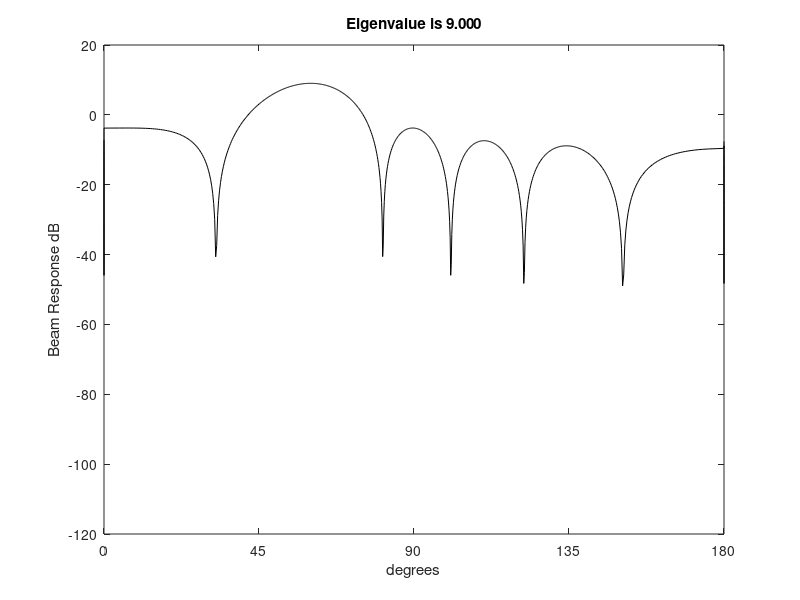
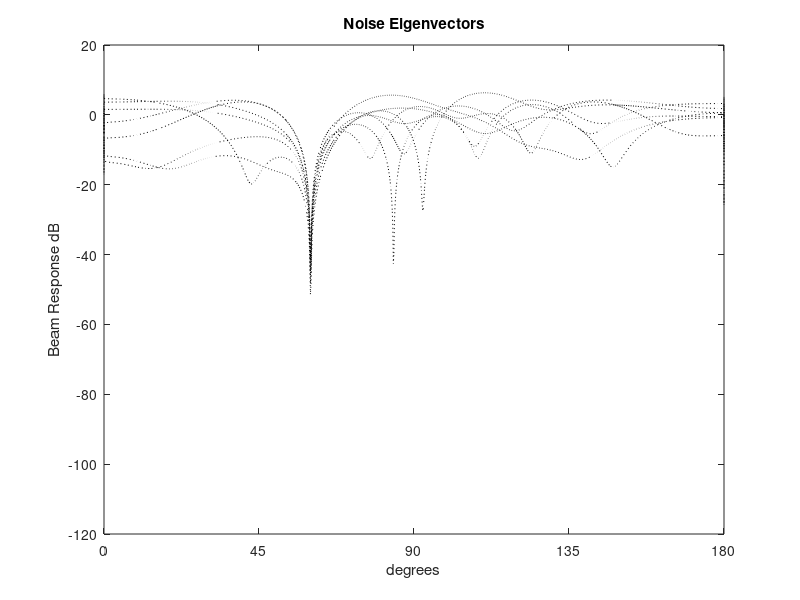
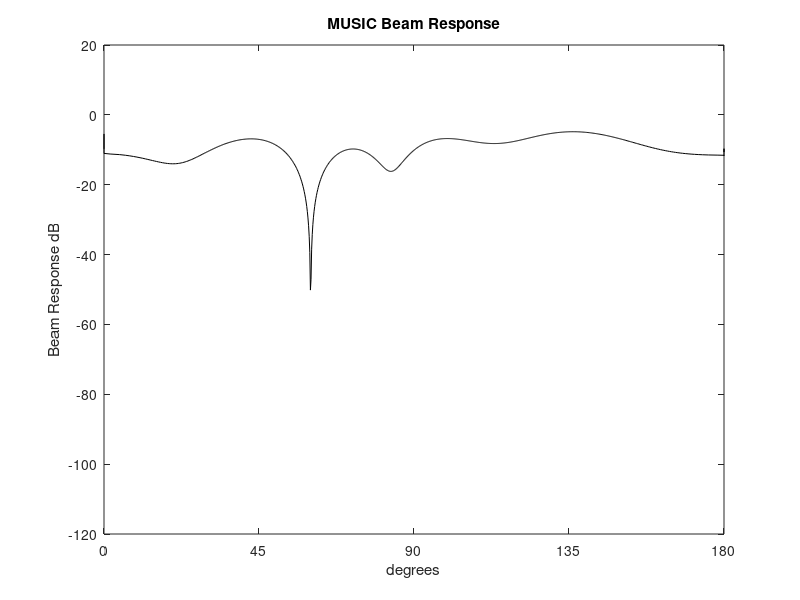
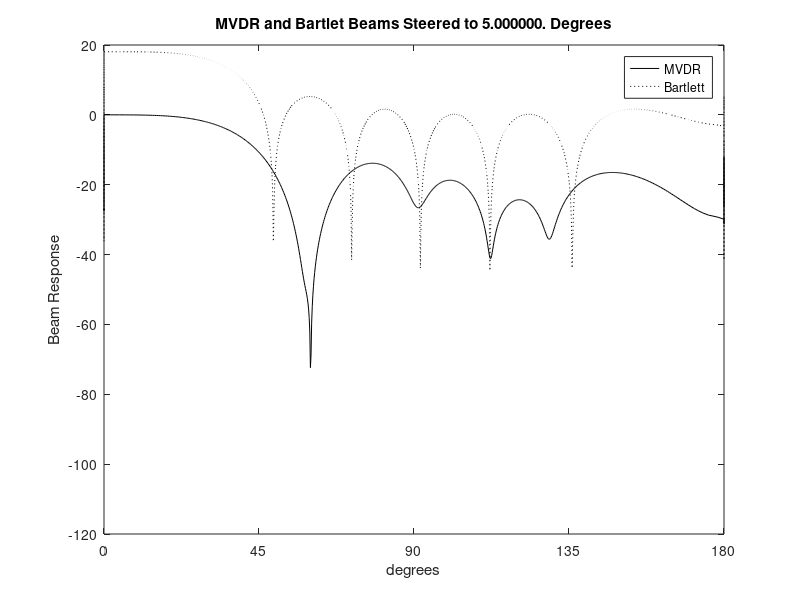

Here is the MATLAB script that generated these plots, in order:
% adaptive null former for linear array
% Eigenvalue solution

nels=8;
nsnaps=500;

T=.1;	%time overlap for FFT's
f=100;
c=343;
lambda=c/f;
d=1.25;
w=2*pi*f;
kd=w*d/c;

nsrc=3;
Ampsrc=[2 3 1];
Angsrc=[45 90 135];	%degrees

nsrc=1;        % comment for 3 sources otherwise 1 src
Ampsrc=3;
Angsrc=60;	%degrees

nzl=1e-4;	% e-7 smallest, e+1 largest
nzsc=1;

srcang=Angsrc*pi/180.;

Y=zeros([nsnaps nels]);
A=zeros([nels 1]);

j=sqrt(-1);

for n=1:nsnaps,
	phases=nzsc.*(2*pi).*([rand rand rand]);  % scr's random at each snapshot
	for m=1:nels,
		Y(n,m)=0;
		for i=1:nsrc,
			Y(n,m)=Y(n,m)+Ampsrc(i)*exp(j*(w*T*n+phases(i)))*exp(-j.*kd.*(m-1).*cos(srcang(i)));
		end;
		Y(n,m)=Y(n,m) + nzl*(randn + j*randn);
	end;
end;

% auto correlation matrix - gotta love Matlab!
R=Y'*Y;

[V, D] = eig(R);    % eigenvectors and eigenvalues

% check order of eigenvalues - signals last in new versions of Matlab
[Dmax Imax]=max(D);

music=zeros(size(V(:,1)));
for m=1:nels-nsrc,
	music=music + V(:,m);   % this should be the noise only eigenvectors
end;
music=music./(nels-nsrc);

npts=1024;
musicF=fftshift(fft(music,npts));

% all eigenvectors in freq domain
EF=zeros(npts,nels);
for m=1:nels,
	EF(:,m)=fftshift(fft(V(:,m),npts));
end;

piscale=-pi:2*pi/npts:pi*(npts-1)/npts;
thetascale=(180/pi).*real(acos(piscale./kd));

% plot the loudest source (last eigenvector)
figure(1);
plot(thetascale,20.*log10(abs(EF(:,nels))),'k');
if nsrc == 3
    title('Signal Eigenvector Responses');
    hold on;
    plot(thetascale,20.*log10(abs(EF(:,nels-1))),'k--');
    plot(thetascale,20.*log10(abs(EF(:,nels-2))),'k:');
    hold off;
    l1=sprintf('\\lambda_1=%.3f',D(nels,nels)/(nsnaps*nels));
    l2=sprintf('\\lambda_2=%.3f',D(nels-1,nels-1)/(nsnaps*nels));
    l3=sprintf('\\lambda_3=%.3f',D(nels-2,nels-2)/(nsnaps*nels));
    legend(l1,l2,l3);
else
    buff=sprintf('Eigenvalue is %.3f',D(nels,nels)./(nsnaps*nels));
    title(buff);
end;
ylabel('Beam Response dB');
xlabel('degrees');
h=gca;
set(h,'XTick',[0 45 90 135 180]);
axis([0 180 -120 20]);

% plot all the other eigenvectors
figure(2);
plot(thetascale,20.*log10(abs(EF(:,1))),'k:');
hold on;
for m=2:nels-nsrc,
	plot(thetascale,20.*log10(abs(EF(:,m))),'k:');
end;
hold off;
ylabel('Beam Response dB');
xlabel('degrees');
title('Noise Eigenvectors');
h=gca;
set(h,'XTick',[0 45 90 135 180]);
axis([0 180 -120 20]);

% plot the sum of the noise eigenvectors (MUSIC)
figure(3);
plot(thetascale,20.*log10(abs(musicF)),'k');
ylabel('Beam Response dB');
xlabel('degrees');
title('MUSIC Beam Response');
h=gca;
set(h,'XTick',[0 45 90 135 180]);
axis([0 180 -120 20]);

% steer the beam and hold the nulls
steerangle=input('Steering angle?');
steertheta=pi*(steerangle)/180;
Steer=zeros([nels 1]);
for m=1:nels,
	Steer(m)=exp(j*kd*(m-1)*cos(steertheta));
end;

% this is what all the fuss is about!
Rinv=inv(R);
denom=Steer'*Rinv*Steer;
gmv=(Rinv*Steer)./denom;
gmvs=Steer;

AFp=fftshift(fft(gmv,npts));
SFp=fftshift(fft(gmvs,npts));

figure(4);
plot(thetascale,20.*log10(abs(AFp)),'k');
hold on;
plot(thetascale,20.*log10(abs(SFp)),'k:');
hold off;
legend('MVDR','Bartlett');
ylabel('Beam Response');
xlabel('degrees');
buff=sprintf('MVDR and Bartlet Beams Steered to %f. Degrees',steerangle);
title(buff);
h=gca;
set(h,'XTick',[0 45 90 135 180]);
axis([0 180 -120 20]);

%%%%%%%%%%%%%%%%%%%%%%%%%%%%%
% lets optimize our beams to the sources
% psuedo reduced-order method

Zmusic=roots(music);
ZV=Zmusic;
ZVm=abs(ZV);
ZVa=angle(ZV);
epsilon=.005;	% the detection threshold
i=sqrt(-1);
srcdet=ones(size(ZV));
for m=1:nels-1,				% check zeros
	if ZVm(m) > 1+epsilon
		ZVm(m) = 10.;		% push out if > 1
		srcdet(m)=0;
	end;
	if ZVm(m) < 1-epsilon
		ZVm(m) = .1;		% push in if < 1
		srcdet(m)=0;
	end;
	ZV(m)=ZVm(m)*(cos(ZVa(m))+i*sin(ZVa(m)));
end;

mymusic=poly(ZV);
scale=0;
for m=1:nels,
	scale=scale+abs(mymusic(m))^2;
end;
scale=sqrt(scale)*2;
mymusic=mymusic./scale;
mymusicF=fftshift(fft(mymusic,npts));

figure(5);
plot(thetascale,20.*log10(abs(mymusicF)),'k');
ylabel('Beam Response');
xlabel('degrees');
title('Pseudo Reduced-Order MUSIC Beam Response');
h=gca;
set(h,'XTick',[0 45 90 135 180]);
axis([0 180 -120 20]);

% how many sources?
srcZ=zeros([nels-1,nels-1]);
srcbeams=zeros([nels,nels-1]);
estsrcang=zeros([1 nels-1]);
srcoffset=zeros([1 nels-1]);
numdetsrc=0;
for m=1:nels-1,
	if srcdet(m)==1			% source here
		numdetsrc=numdetsrc+1;
		srcZ(:,numdetsrc)=ZV;
		srcZ(m,numdetsrc)=0.;	% push source zero to 0
		estsrcang(numdetsrc)=(180/pi)*acos(angle(ZV(m))/kd);
		srcoffset(numdetsrc)=m;
	end;
end;
numdetsrc	% show the user
estsrcang   % show user src angs

lastfig=5;

if numdetsrc > 0
	figure(lastfig);
	for m = 1:numdetsrc,
		ZSV=srcZ(:,m);
		srcbeams(:,m)=poly(ZSV).';  % make a beam
		scale=0;
		for mm=1:nels,
			scale=scale+abs(srcbeams(mm,m))^2;
		end;
		scale=sqrt(scale)*2;
		srcbeams(:,m)=srcbeams(:,m)./scale;
		srcbeamF=fftshift(fft(srcbeams(:,m).',npts));
		if m == 1
			plot(thetascale,20.*log10(abs(srcbeamF)),'k');
			ylabel('Beam Response');
			xlabel('degrees');
			title('Pseudo Reduced-Order Signal Beam Response');
			h=gca;
			set(h,'XTick',[0 45 90 135 180]);
			axis([0 180 -120 20]);
			hold on;
		end;
		if m == 2
			plot(thetascale,20.*log10(abs(srcbeamF)),'k:');
		end;
		if m == 3
			plot(thetascale,20.*log10(abs(srcbeamF)),'k--');
		end;
	end;
	hold off;
end;

% ok get serious! when looking at src x
% we want zeros at the other sources
% and everywhere else!

nz=nels-numdetsrc+1;	% # of zeros to work with + 1
myang=2*pi/nz;		% spreading angle
myZVang=zeros([1 nz]);
for m=1:nz,
	myZVang(m)=m*myang-myang*nz/2;
end;

myZVang
myZVang=acos(myZVang/kd)	% pre shift them

myZV=zeros([nels-1 nels-1]);
i=sqrt(-1);
if numdetsrc > 0
	for m=1:numdetsrc,
	
		% remove the one closest to our source
		% shuffle the rest
	    closest=-1;
		maxdiffz=999;
		for mm=1:nz-1,
			diffz=abs(myZVang(mm)-estsrcang(m)*(pi/180));
			if diffz < maxdiffz
				closest=mm;
				maxdiffz=diffz;
			end;
		end;
		for mm=closest:nz-1,	% shuffle
			myZVang(mm)=myZVang(mm+1);
		end;			
		% assemble zeros
		for mm=1:nz-2,
			ang=kd*cos(myZVang(mm));
			myZV(mm,m)=cos(ang)+i*sin(ang);
		end;
		% add other src zeros
		offset=nz-1;
		for mm=1:numdetsrc,
			if mm ~= m
				ang=kd*cos(estsrcang(mm)*(pi/180));
				myZV(offset,m)=cos(ang)+i*sin(ang);
				offset=offset+1;
			end;
		end;
	end;

	% okay now we have all the zeros!

	lastfig=lastfig+1;
	figure(lastfig);

	for my = 1:numdetsrc,
		ZSV=myZV(:,my);
		srcbeams(:,my)=poly(ZSV).';  % make a beam
		scale=0;
		for mm=1:nels,
			scale=scale+abs(srcbeams(mm,my))^2;
		end;
		scale=sqrt(scale)*2;
		srcbeams(:,my)=srcbeams(:,my)./scale;
		srcbeamF=fftshift(fft(srcbeams(:,my).',npts));
		if my == 1
			plot(thetascale,20.*log10(abs(srcbeamF)),'k');
			ylabel('Beam Response');
			xlabel('degrees');
			title('Null Synthesis Signal Beam Response');
			h=gca;
			set(h,'XTick',[0 45 90 135 180]);
			axis([0 180 -120 20]);
			hold on;
		end;
		if my == 2
			plot(thetascale,20.*log10(abs(srcbeamF)),'k:');
		end;
		if my == 3
			plot(thetascale,20.*log10(abs(srcbeamF)),'k--');
		end;
	end;
	hold off;
end;
